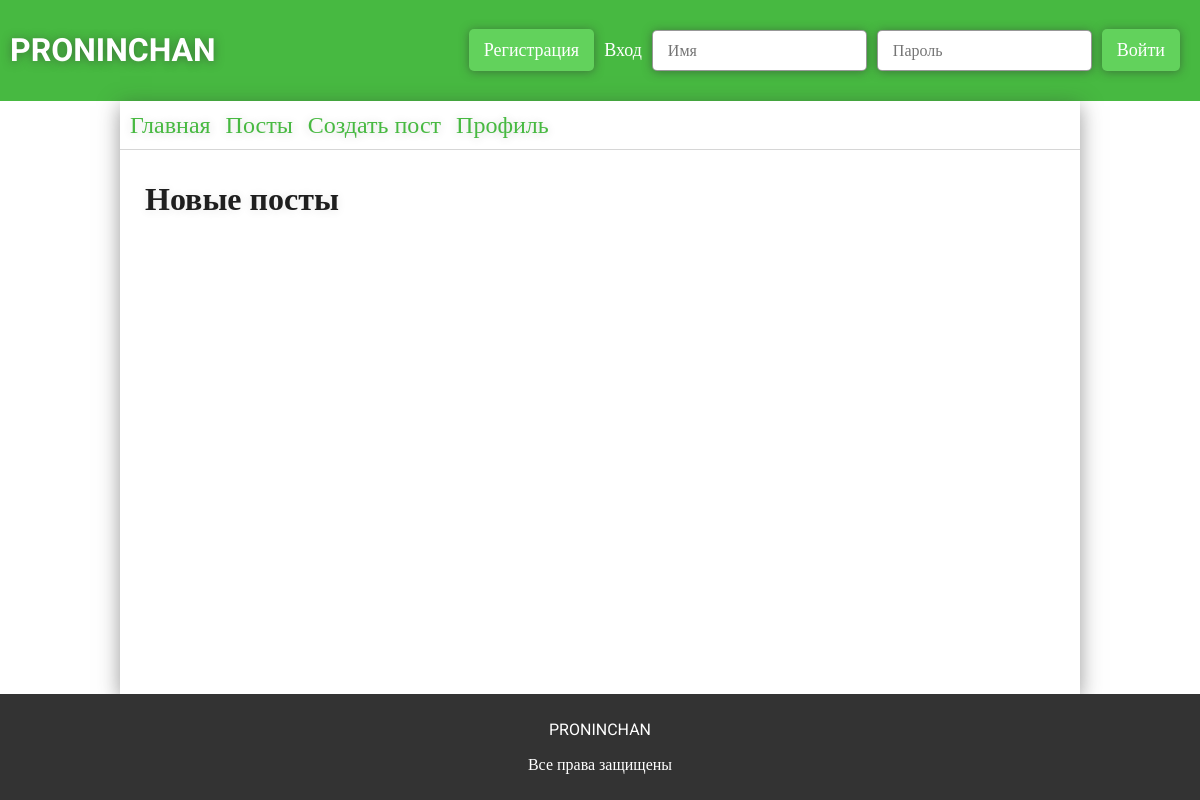
Before: / with the older database file.
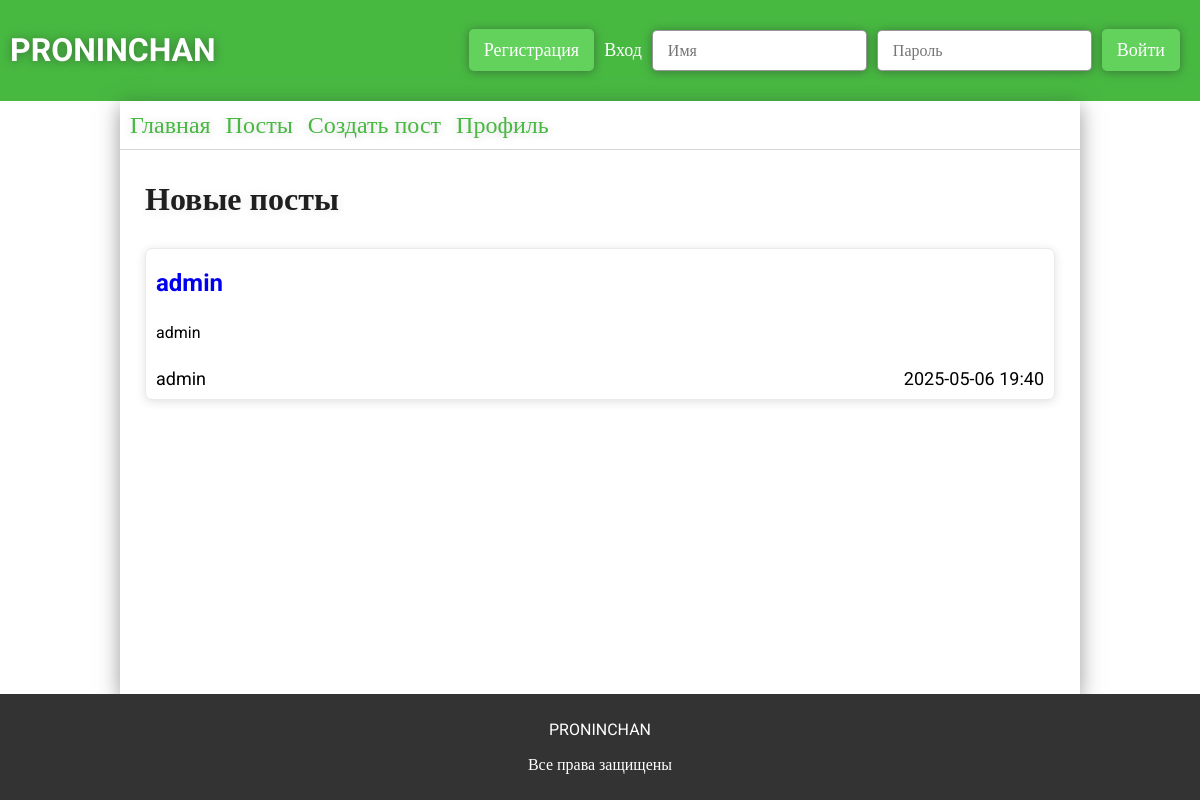
After: the same page with the newer database file.
### app.py (models this page shows)
class ForumPosts(db.Model):
    __tablename__ = 'forum_posts'
    id = db.Column(db.Integer, primary_key=True)
    user_id = db.Column(db.Integer, db.ForeignKey('users.id'), nullable=False)
    theme = db.Column(db.String(124), nullable=False)
    text = db.Column(db.Text, nullable=False)
    section_id = db.Column(db.Integer, db.ForeignKey('forum_sections.id'), nullable=False)
    category_id = db.Column(db.Integer, db.ForeignKey('forum_categories.id'), nullable=False)
    created_at = db.Column(db.DateTime, default=datetime.now)
    user = db.relationship("Users", backref="posts")
    sections = db.relationship("ForumSections")
    categories = db.relationship("ForumCategory")
    all_comments = db.relationship("ForumComments", backref="forum_post", cascade="all, delete-orphan")

class Users(db.Model):
    __tablename__ = 'users'
    id = db.Column(db.Integer, primary_key=True)
    username = db.Column(db.String(32), unique=True, nullable=False)
    photo = db.Column(db.BLOB)
    email = db.Column(db.String(64), unique=True, nullable=False)
    password = db.Column(db.String(30), nullable=False)
    access = db.Column(db.String(64), nullable=False, default='user')
    all_posts = db.relationship("ForumPosts", backref="user_author", cascade="all, delete-orphan")
    all_comments = db.relationship("ForumComments", backref="user_author")

### app.py (the view)
@app.route('/')
def main():
    new_posts = ForumPosts.query.order_by(ForumPosts.created_at.desc()).limit(5).all()
    if 'user' in session:
        try:
            access = (Users.query.filter_by(id=session['user']).first()).access
        except:
            return redirect(url_for('logout'))
        return render_template('main.html', new_posts = new_posts, access=access)
    else:
        return render_template('main.html', new_posts = new_posts)

### templates/main.html (shortened to what this page needs)
{% extends 'base.html' %}
{% block main %}
<link rel="stylesheet" href="{{ url_for('static', filename='css/main.css') }}">
    <div class="container">
        <h3>Новые посты</h3>
        {% for post in new_posts %}
            <div class="post" id="post-{{post.id}}">
                <a class="post-theme" href="{{url_for('post', post=post.id)}}">{{post.theme}}</a>
                <p class="post-text"  data-text="{{post.text}}">{{post.text | truncate(150, True, '...')}}</p>
                <div>
                    <p class="user-{{post.user.id}}">{{post.user.username}}{% if access == 'admin' %}<button class="ban-button" value="{{post.user.id}}" data-user="{{post.user.username}}">забанить</button>{% endif %}</p>
                    <p class="post-created">{{post.created_at.strftime('%Y-%m-%d %H:%M')}}</p>
                </div>
            </div>
        {% endfor %}
    </div>
{% endblock %}

### templates/base.html (shortened to what this page needs)
<!DOCTYPE html>
<html lang="en">
<head>
    <link rel="stylesheet" href="{{ url_for('static', filename='css/base.css') }}">
</head>
<body>
    <header class="header">
        <h1>PRONINCHAN</h1>
        <div>
            {% if not session['user'] %}
            <button id="reg-btn">Регистрация</button>
            <form action="" id="log-form">
                <p id="log-message">Вход</p>
                <input type="text" name="login" id="login" placeholder="Имя">
                <input type="password" name="password" id="password" placeholder="Пароль">
                <button>Войти</button>
            </form>
            {% else %}
                <button><a href="{{url_for('logout')}}">Выйти</a></button>
            {% endif %}
        </div>
    </header>
    <main class="main">
        <div class="main-links">
            <a href="{{url_for('main')}}">Главная</a>
            <a href="{{url_for('posts')}}">Посты</a>
            <a href="{{url_for('create')}}">Создать пост</a>
            <a href="{{url_for('profile')}}">Профиль</a>
        </div>
        {% block main %}{% endblock %}
    </main>
    <footer class="footer">
        <p>PRONINCHAN</p>
        <p>Все права защищены</p>
    </footer>
</body>
</html>

### static/css/base.css (style rules this page uses)
* { font-family: "Roboto"; }
body { margin: 0; padding: 0; display: flex; flex-direction: column; min-height: 100vh; }
header { padding: 10px; background-color: #47b941; display: flex; justify-content: space-between; align-items: center; }
header h1 { color: white; text-shadow: 0 1px 10px rgba(51, 51, 51, 0.5); }
header div { display: flex; align-items: center; }
header div form { display: flex; align-items: center; gap: 10px; }
header div button { padding: 10px 15px; border: none; border-radius: 5px; background-color: #62d25c; color: white; margin-right: 10px; font-size: 18px; cursor: pointer; transition: 0.3s ease; box-shadow: 0 1px 10px rgba(51, 51, 51, 0.5); }
header div input { margin: 0; padding: 10px 15px; border-radius: 5px; font-size: 16px; border: 1px solid rgba(51, 51, 51, 0.5); box-shadow: 0 1px 10px rgba(51, 51, 51, 0.5); }
header div p { font-size: 18px; color: white; }
.main { box-shadow: 0px 5px 20px rgba(51, 51, 51, 0.5); width: 80%; margin: 0 auto; display: flex; flex-direction: column; flex: 1; }
.main .main-links { padding: 10px; display: flex; gap: 15px; font-size: 24px; border-bottom: 1px solid rgba(51, 51, 51, 0.2); }
.main .main-links a { text-decoration: none; color: #47b941; transition: 0.3s ease; text-shadow: 0 1px 10px rgba(51, 51, 51, 0.2); }
.footer { background-color: rgb(51, 51, 51); color: white; text-align: center; padding: 10px; }

### static/css/main.css (style rules this page uses)
.container { padding: 25px; display: flex; flex-direction: column; justify-content: center; }
.container h3 { font-size: 32px; margin: 5px 0 20px 0; color: rgb(31, 31, 31); text-shadow: 0 1px 10px rgba(51, 51, 51, 0.1); }
.container .post { padding: 10px; border: 1px solid rgba(51, 51, 51, 0.1); box-shadow: 0 2px 10px rgba(51, 51, 51, 0.15); border-radius: 7px; overflow: hidden; display: flex; flex-direction: column; flex-wrap: wrap; margin: 10px 0; position: relative; }
.container .post .post-theme { flex: 1; text-decoration: none; font-size: 24px; font-weight: bolder; margin: 10px 0; }
.container .post div { display: flex; justify-content: space-between; font-size: 18px; }
.container .post div p { margin: 0; margin-top: 10px; }

Changed rows visible on the page:
added ForumPosts: theme "admin", text "admin", user.username "admin", created_at "2025-05-06 19:40"
